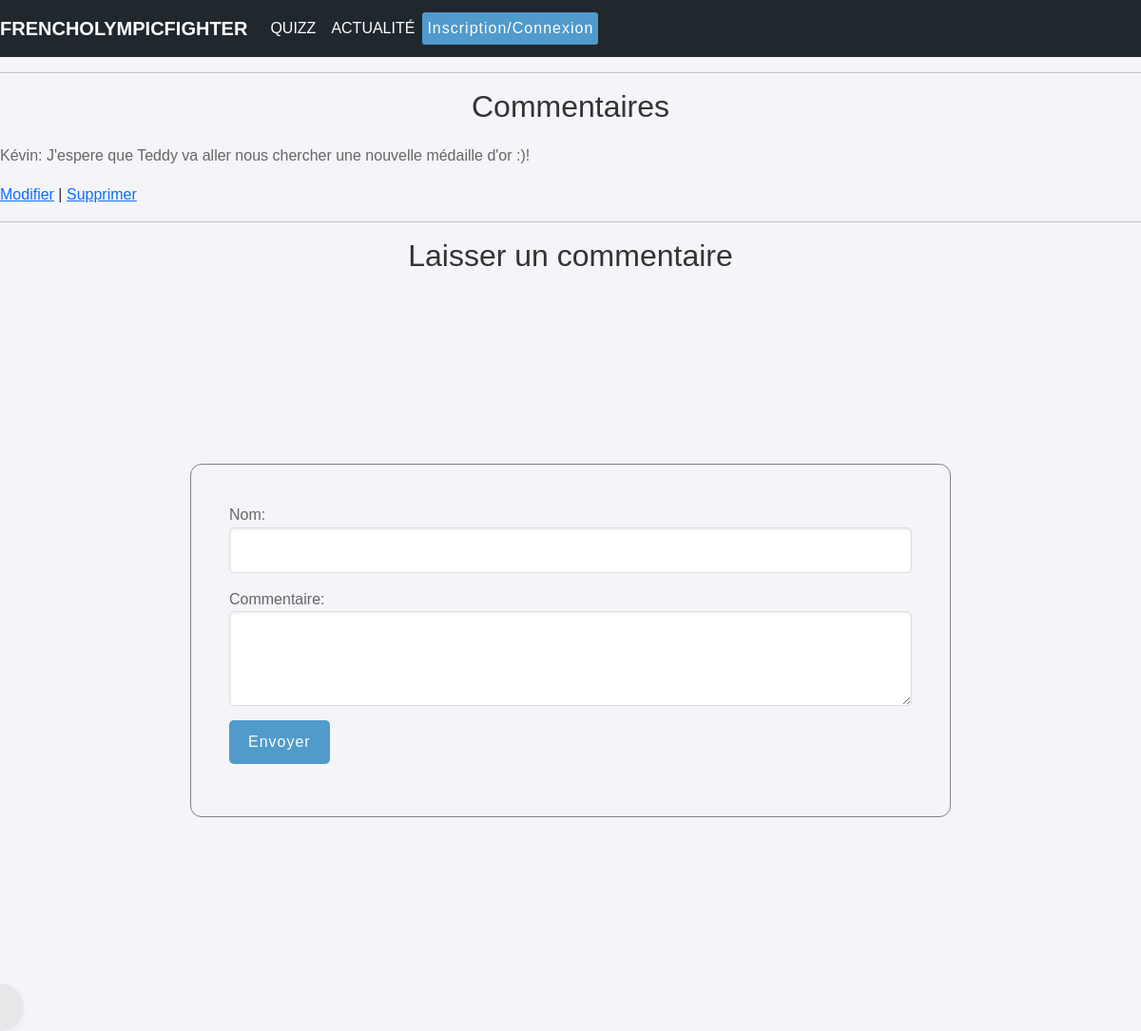
Page /news.php?id=1 on the committed database.
### tables this page shows
CREATE TABLE IF NOT EXISTS `comments` (
  `id` int NOT NULL AUTO_INCREMENT,
  `news_id` int DEFAULT NULL,
  `username` varchar(50) DEFAULT NULL,
  `comment` text,
  `created_at` timestamp NULL DEFAULT CURRENT_TIMESTAMP,
  PRIMARY KEY (`id`),
  KEY `news_id` (`news_id`)
);

### news.php (the view, shortened to what this page needs)
<?php
include 'bdd.php';
$news_id = $_GET['id'];
$sql = "SELECT * FROM comments WHERE news_id = :news_id";
$stmt = $conn->prepare($sql);
$stmt->bindParam(':news_id', $news_id);
$stmt->execute();
$comments = $stmt->fetchAll();
?>
<!DOCTYPE html>
<html>
<head>
    <link rel="stylesheet" href="css/styles_actu.css">
    <link rel="stylesheet" href="css/style.css">
    <link href="https://cdn.jsdelivr.net/npm/bootstrap@5.3.3/dist/css/bootstrap.min.css" rel="stylesheet">
</head>
<body>
<nav class="navbar navbar-expand-lg navbar-light">
        <a class="navbar-brand" href="index.php" style="color: white;">frenchOlympicfighter</a>
        <div class="collapse navbar-collapse" id="navbarNav">
            <ul class="navbar-nav ml-auto">
            <li class="nav-item">
                    <a class="nav-link" href="quizz.php">Quizz</a>
                </li>
                <li class="nav-item">
                    <a class="nav-link" href="news.php">Actualité</a>
                </li>
                <?php if (isset($_SESSION['pseudo'])): ?>
                    <li class="nav-item dropdown"  style="margin-left: auto;">
                        <a class="nav-link dropdown-toggle" href="#" id="userDropdown" role="button" data-toggle="dropdown" aria-haspopup="true" aria-expanded="false">
                        <i class="fa-solid fa-user"></i> <?php echo htmlspecialchars($_SESSION['pseudo']); ?>
                        </a>
                        <div class="dropdown-menu dropdown-menu-right" aria-labelledby="userDropdown">
                            <a class="dropdown-item" href="profil_test.php">Profil</a>
                            <a class="dropdown-item" href="deconnexion.php">Déconnexion</a>
                        </div>
                    </li>
                <?php else: ?>
                    <li class="nav-item">
                    <a href="inscrit.php" class="nav-button">Inscription/Connexion</a>
                    </li>
                <?php endif; ?>
            </ul>
        </div>
    </nav>
    <hr>
    <h2>Commentaires</h2>
    <?php foreach ($comments as $comment): ?>
        <div>
            <p><?php echo htmlspecialchars($comment['username']); ?>: <?php echo htmlspecialchars($comment['comment']); ?></p>
            <a href="edit_comment.php?id=<?php echo $comment['id']; ?>">Modifier</a> |
            <a href="delete_comment.php?id=<?php echo $comment['id']; ?>">Supprimer</a>
        </div>
    <?php endforeach; ?>
    <hr>
    <h2>Laisser un commentaire</h2>
    <form action="add_comment.php" method="post">
        <p>Nom: <input type="text" name="username"></p>
        <p>Commentaire: <textarea name="comment"></textarea></p>
        <p><input type="submit" value="Envoyer"></p>
    </form>
    <div class="mousemove"></div>
</body>
</html>

### css/styles_actu.css (style rules this page uses)
body { font-family: Arial, sans-serif; margin: 0; background-color: #f4f4f4; }

### css/style.css (style rules this page uses)
* { margin: 0; padding: 0; box-sizing: border-box; }
body { background-color: #F0F0F0; }
.mousemove { height: 50px; width: 50px; border: 2px solid #D3D3D3; background-color: #D3D3D3; box-shadow: 0 4px 8px rgba(0, 0, 0, 0.1); position: absolute; transform: translate(-50%, -50%); border-radius: 50px; transition: 0.2s ease ; opacity: 0.35; pointer-events: none; }
nav { padding: 15px; background-color: #20282e; display: flex; justify-content: space-between; }
nav ul { display: flex; align-items: center; flex-direction: row; justify-content: space-between; list-style-type: none; text-transform: uppercase; margin: 0; padding: 0; }
nav ul li a { text-decoration: none; color: white; transition: 0.2s all; }
nav div { display: flex; align-items: center; gap: 15px; }
nav div a { text-decoration: none; color: white; list-style-type: none; text-transform: uppercase; }
.navbar { background-color: #20282e; padding: 15px; display: flex; justify-content: space-between; align-items: center; padding: 10px 20px; }
.navbar-brand { color: white; font-size: 20px; font-weight: bold; text-transform: uppercase; }
.navbar-nav .nav-link { color: white ; padding: 10px 15px; }
.nav-link { color: #fff; }
.nav-button { border: none; padding: 5px; background-color: #509acc; color: white; border-radius: 3px; text-transform: capitalize; letter-spacing: 1px; transition: 0.3s ease; text-decoration: none; display: inline-block; }

### news.php (style rules this page uses)
body { font-family: 'Arial', sans-serif; background-color: #f4f4f9; margin: 0; padding: 0; color: #333; }
h1, h2 { color: #333; text-align: center; margin-bottom: 20px; }
p { line-height: 1.6; color: #666; }
form { margin: 200px; display: flex; flex-direction: column; border: 1px solid grey; padding: 40px; border-radius: 12Px; }
form p { margin-bottom: 15px; display: flex; flex-direction: column; }
form input[type="text"], form textarea { width: 100%; padding: 10px; border: 1px solid #ddd; border-radius: 5px; box-shadow: inset 0 1px 3px rgba(0, 0, 0, 0.1); transition: border-color 0.3s ease; }
form textarea { resize: vertical; height: 100px; }
form input[type="submit"] { border: none; padding: 10px 20px; background-color: #509acc; color: white; border-radius: 5px; text-transform: capitalize; letter-spacing: 1px; transition: background-color 0.3s ease; cursor: pointer; align-self: flex-start; }

### rows in the picture
comments: username "Kévin", comment "J'espere que Teddy va aller nous chercher une nouvelle médaille d'or :)!"
